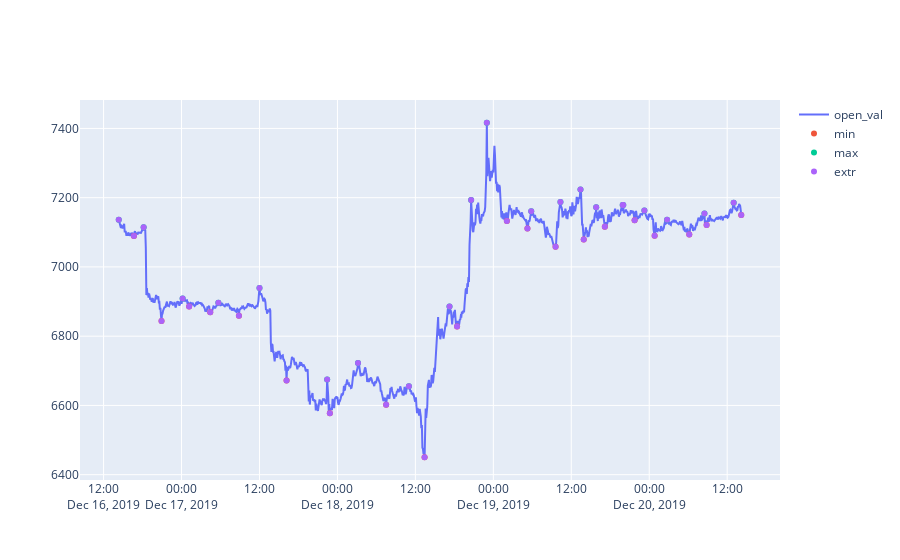

The code cell stored with this chart in its notebook:
### Code cell
# lags, prec =10, 0.9
# SetDataFrameFromLagPrec(lags,prec)
# ShowMyFig()
# график своеобразный и кривой, но вроде показательный. Наверняка можно сделать лучше. Но как?

n_sosed=20
n_lags=5  #сколько столбцов с Lag-ми создавать 

SetDataFrameMinMax(n_sosed,n_lags)
# print ("Найдено {} экстремумов из {} значений".format(sd['is_extr'].sum(),len(sd)))
ShowMyFig2()

### Figure 1 — Plotly figure (JSON) as saved in the notebook; plotly's stock layout.template omitted (floating-point values rounded to 4 significant figures; data arrays with more than 128 entries replaced by an {"elided": "..."} marker saying what was removed)
{"data": [{"mode": "lines", "name": "open_val", "type": "scatter", "x": {"elided": "1151 str values"}, "y": {"elided": "1151 float values"}}, {"mode": "markers", "name": "min", "type": "scatter", "x": {"elided": "1151 str values"}, "y": {"elided": "1151 float values"}}, {"mode": "markers", "name": "max", "type": "scatter", "x": {"elided": "1151 str values"}, "y": {"elided": "1151 float values"}}, {"mode": "markers", "name": "extr", "type": "scatter", "x": {"elided": "1151 str values"}, "y": {"elided": "1151 float values"}}], "layout": {}}
